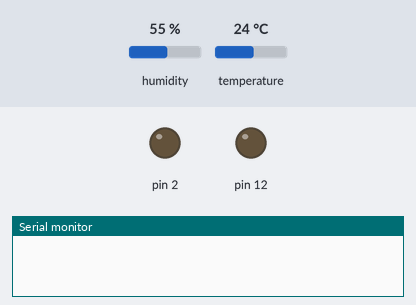
Simulated run of this sketch. Board: Arduino Uno, built with avr-gcc and run on an emulated ATmega328P. Shown: output pins drawn as LEDs (lit = HIGH), the last lines printed to the serial monitor. The test bench sets the inputs (shaded band); at power-on: humidity 55 %, temperature 24 °C.

Above: at 0.1 s.
At 2.1 s:
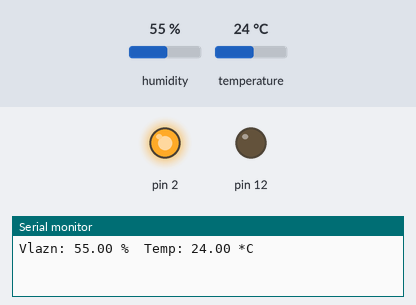
Timing chart, 0 to 3.6 s (numbered marks = the images above):
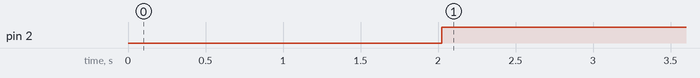

The sketch:

Temperature_and_Humidity_Measurement.ino
```cpp
#include <DHT.h>
#include <DHT_U.h>

#define DHTPIN 13
DHT dht(DHTPIN, DHT11);
void setup() {
  Serial.begin(9600);
  pinMode(12, OUTPUT);
  pinMode(2, OUTPUT);
  dht.begin();
}
void loop() {
  delay(2000);
  float h = dht.readHumidity(); //Измеряем влажность
  float t = dht.readTemperature(); //Измеряем температуру
  if (isnan(h) || isnan(t)) {  // Проверка. Если не удается считать показания, выводится «Ошибка считывания», и программа завершает работу
    Serial.println("Error");
    digitalWrite(12, HIGH); // В случае ошибки загорается диод на 12-м пине.
    digitalWrite(2, 0);
    return;
  }
  digitalWrite(12, 0);
  digitalWrite(2, HIGH);
  Serial.print("Vlazn: ");
  Serial.print(h);
  Serial.print(" %\t");
  Serial.print("Temp: ");
  Serial.print(t);
  Serial.println(" *C "); //Вывод показателей на экран
}
```

Measured:
- by itself, pin 2: LOW → HIGH at 2.0 s
